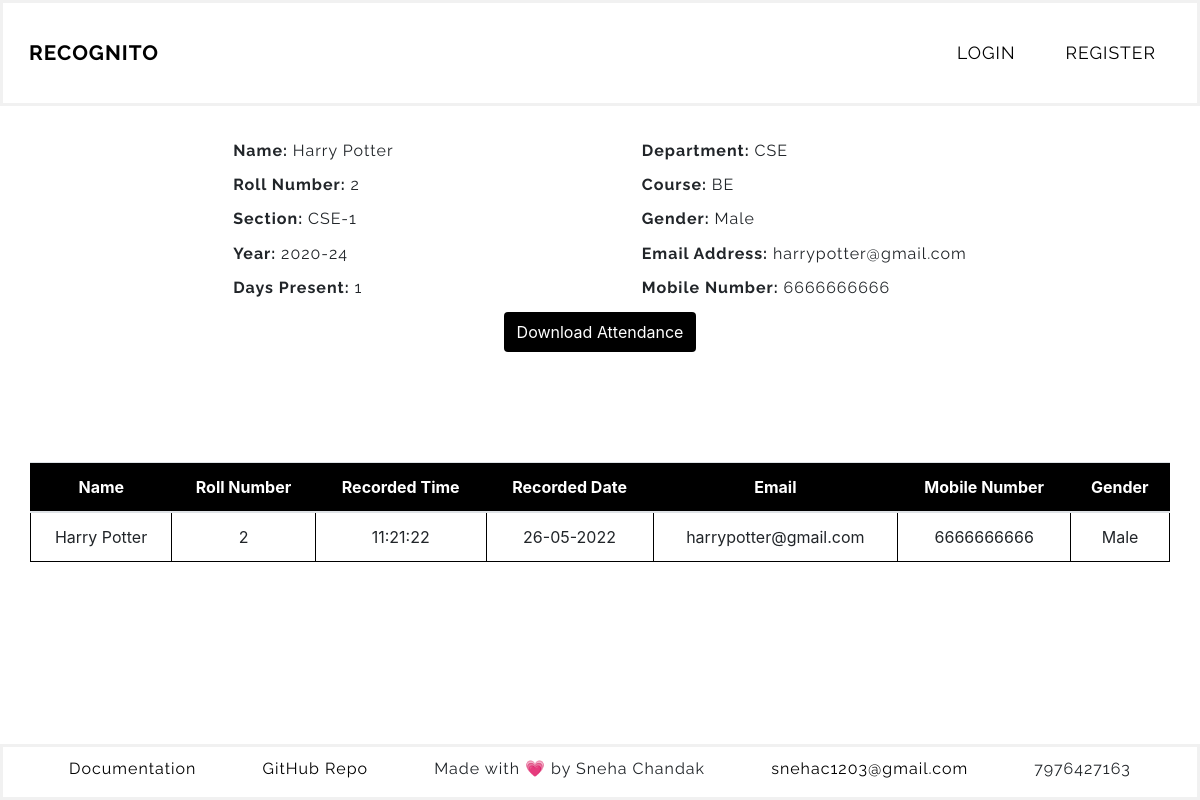
Screenshot of /display_by_roll?roll_no=2 with the database file from the repository.
### faceapp/models.py (models this page shows, shortened)
class Student(db.Model):
    id = db.Column(db.Integer(), primary_key=True)
    days_present = db.Column(db.Integer(), nullable=True, default=0)
    dept = db.Column(db.String(length=10), nullable=False)
    course = db.Column(db.String(length=10), nullable=False)
    year = db.Column(db.String(length=20), nullable=False)
    name = db.Column(db.String(length=30), nullable=False)
    section = db.Column(db.String(length=10), nullable=False)
    roll_no = db.Column(db.Integer(), unique=True, nullable=False)
    gender = db.Column(db.String(length=20), nullable=False)
    mobile_no = db.Column(db.String(length=10), nullable=False)
    email = db.Column(db.String(length=20), unique=True, nullable=False)
    teacher = db.Column(db.String(length=20), nullable=False)
    photo_sample = db.Column(db.String(), nullable=True, default='NONE')
    attendance = db.relationship('Attendance', backref='attendance', lazy=True)

class Attendance(db.Model):
    id = db.Column(db.Integer(), primary_key=True)
    name = db.Column(db.String(), nullable=False)
    roll_no = db.Column(db.Integer(), nullable=False)
    time = db.Column(db.String(), nullable=False)
    date = db.Column(db.String(), nullable=False)
    student = db.Column(db.Integer(), db.ForeignKey('student.id'))

### faceapp/routes.py (the view, shortened to what this page needs)
@app.route('/display_by_roll', methods=['GET', 'POST'])
def display_by_roll():
    form = StudentAttendanceCSVForm()
    roll_to_display = request.args.get('roll_no')
    result = Student.query.filter_by(roll_no=roll_to_display).first()
    name=result.name
    dept=result.dept
    section=result.section
    year=result.year
    course=result.course
    gender=result.gender
    email=result.email
    mobile_no=result.mobile_no
    days_present=result.days_present
    student = db.session.query(Student.name, Student.roll_no, Attendance.time, Attendance.date, Student.email, Student.mobile_no, Student.gender, Student.dept, Student.course, Student.section, Student.year, Student.teacher).join(Attendance, Student.roll_no == Attendance.roll_no).filter(Attendance.roll_no==roll_to_display, Student.roll_no==roll_to_display).all()
    return render_template('display_by_roll.html', student=student, form=form, name=name, roll_no=roll_to_display, dept=dept, section=section, year=year, course=course, gender=gender, email=email, mobile_no=mobile_no, days_present=days_present)

### faceapp/forms.py
class StudentAttendanceCSVForm(FlaskForm):
    submit = SubmitField(label='Download Attendance')

### faceapp/templates/display_by_roll.html (shortened to what this page needs)
{% extends 'base.html' %}
{% block content %}
<section class="student-details">
    <div>
        <h4><b>Name: </b>{{ name }}</h4>
        <h4><b>Roll Number: </b>{{ roll_no }}</h4>
        <h4><b>Section: </b>{{ section }}</h4>
        <h4><b>Year: </b>{{ year }}</h4>
        <h4><b>Days Present: </b>{{ days_present }}</h4>
    </div>
    <div>
        <h4><b>Department: </b>{{ dept }}</h4>
        <h4><b>Course: </b>{{ course }}</h4>
        <h4><b>Gender: </b>{{ gender }}</h4>
        <h4><b>Email Address: </b>{{ email }}</h4>
        <h4><b>Mobile Number: </b>{{ mobile_no }}</h4>
    </div>
</section>
<form method='POST' class="'form-signin text-center" novalidate>
    {{ form.submit(class="btn") }}
</form>
    <div class="text-center">
        <table class="table" >
            <thead>
                <tr>
                    <th scope="col">Name</th>
                    <th scope="col">Roll Number</th>
                    <th scope="col">Recorded Time</th>
                    <th scope="col">Recorded Date</th>
                    <th scope="col">Email</th>
                    <th scope="col">Mobile Number</th>
                    <th scope="col">Gender</th>
                </tr>
            </thead>
            <tbody>
                    {% for record in student %}
                    <tr class="table-row-hover">
                        <td>{{ record.name }}</td>
                        <td>{{ record.roll_no }}</td>
                        <td>{{ record.time }}</td>
                        <td>{{ record.date }}</td>
                        <td>{{ record.email }}</td>
                        <td>{{ record.mobile_no }}</td>
                        <td>{{ record.gender }}</td>
                    </tr>
                    {% endfor %}
            </tbody>
        </table>
    </div>
{% endblock%}

### faceapp/static/css/styles.css (style rules this page uses)
body { min-height: 100vh; display: flex; flex-direction: column; }
.btn { background-color: #000; color: white; height: 40px; margin-bottom: 50px; }
.table { border: 1px solid black; border-collapse: collapse; width: 95%; margin: 60px auto; }
.table tr { border: 1px solid black; border-top: 1px solid black }
.table td { border: 1px solid black; }
thead { background-color: black; color: white; }
.student-details { padding-top: 20px; display: flex; flex-direction: row; justify-content: space-evenly; }
.student-details h4 { margin: 15px; font-family: 'Raleway', sans-serif; font-weight: 400; letter-spacing: 1px; font-size: medium; }

### rows the page displays
Student: name "Harry Potter", section "CSE-1", year "2020-24", dept "CSE", course "BE", gender "Male", email "harrypotter@gmail.com", mobile_no "6666666666"
Attendance: name "Harry Potter", roll_no "2", time "11:21:22", date "26-05-2022", email "harrypotter@gmail.com", mobile_no "6666666666", gender "Male"

### other values shown
{{ roll_no }} "2"
{{ days_present }} "1"
